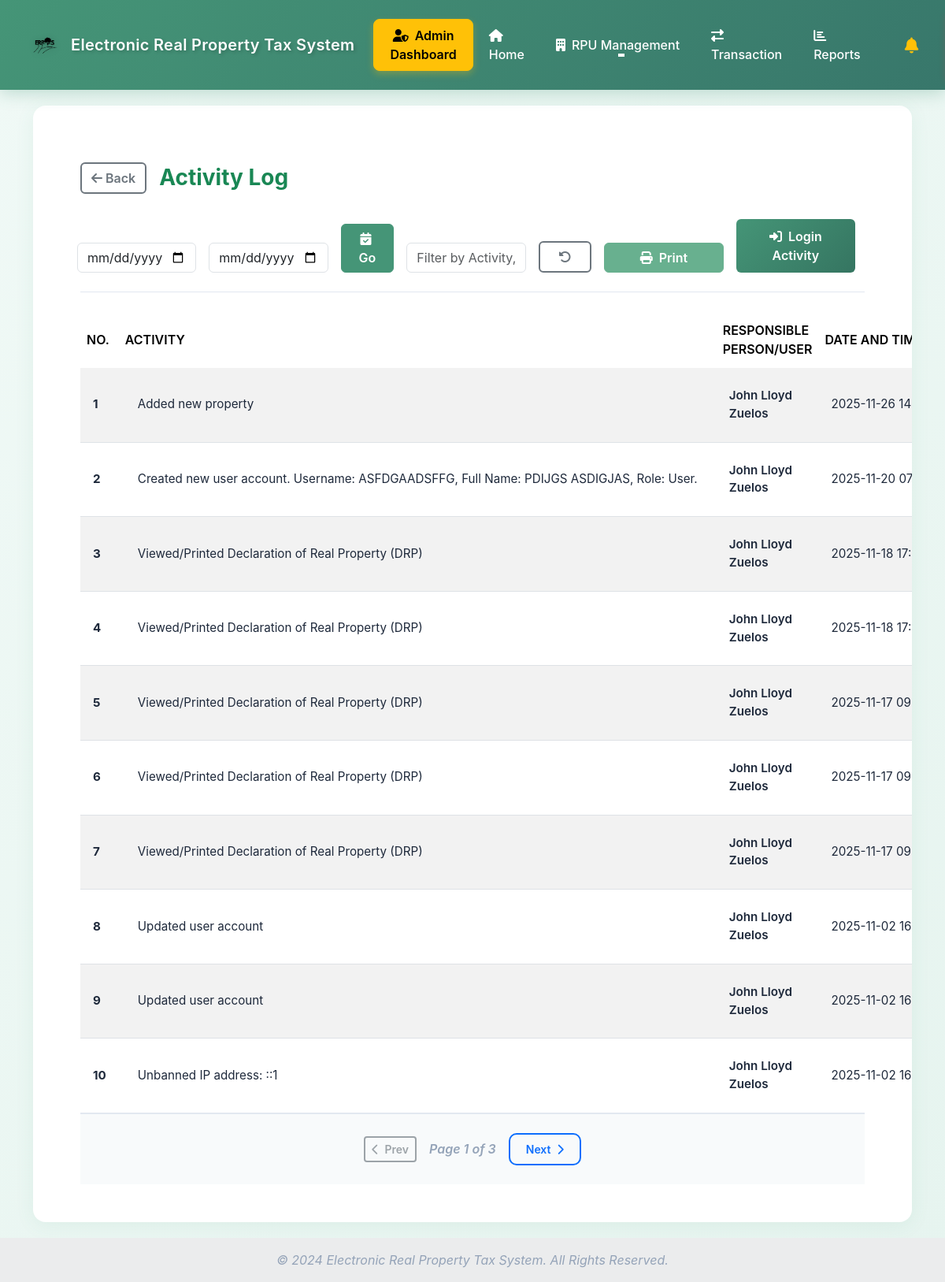
The app's page /ActivityLog.php (signed in) with its own data.
### tables this page shows
CREATE TABLE `activity_log` (
  `log_id` int(11) NOT NULL,
  `user_id` int(11) DEFAULT NULL,
  `action` mediumtext DEFAULT NULL,
  `log_time` timestamp NOT NULL DEFAULT current_timestamp()
);

### ActivityLog.php (the view, shortened to what this page needs)
<?php
  $conn = Database::getInstance();
  $start_date = $_GET['start_date'] ?? '';
  $end_date = $_GET['end_date'] ?? '';
  $limit = 10;
  $page = isset($_GET['page']) && is_numeric($_GET['page']) ? (int)$_GET['page'] : 1;
  $offset = ($page - 1) * $limit;
  $where = [];
  $params = [];
  $where[] = "(a.action NOT LIKE '%logged in%'
              AND a.action NOT LIKE '%Logged in%'
              AND a.action NOT LIKE '%login%'
              AND a.action NOT LIKE '%Login%'
              AND a.action NOT LIKE '%logged out%'
              AND a.action NOT LIKE '%Logged out%'
              AND a.action NOT LIKE '%logout%'
              AND a.action NOT LIKE '%Logout%'
              AND a.action NOT LIKE '%Failed%'
              AND a.action NOT LIKE '%lock%'
              AND a.action NOT LIKE '%Lock%')";
  $where_sql = $where ? "WHERE " . implode(" AND ", $where) : "";
  $stmt_count = $conn->prepare("SELECT COUNT(*) as total
                                FROM activity_log a
                                LEFT JOIN users u ON a.user_id = u.user_id
                                $where_sql");
  $stmt_count->execute();
  $total_rows = $stmt_count->get_result()->fetch_assoc()['total'];
  $total_pages = ceil($total_rows / $limit);
  $stmt = $conn->prepare("SELECT a.log_id, a.action, a.log_time,
                                CONCAT(COALESCE(u.first_name, 'Unknown'), ' ', COALESCE(u.last_name, 'User')) AS fullname,
                                u.email, u.user_type, u.contact_number
                        FROM activity_log a
                        LEFT JOIN users u ON a.user_id = u.user_id
                        $where_sql
                        ORDER BY a.log_time DESC
                        LIMIT ? OFFSET ?");
  $params_main = $params;
  $params_main[] = $limit;
  $params_main[] = $offset;
  $types_main = str_repeat("s", count($params)) . "ii";
  $stmt->bind_param($types_main, ...$params_main);
  $stmt->execute();
  $result = $stmt->get_result();
  ?>
 <!doctype html>
 <html lang="en">
 <head>
   <link href="https://cdn.jsdelivr.net/npm/bootstrap@5.3.2/dist/css/bootstrap.min.css" rel="stylesheet">
   <link href="https://cdn.jsdelivr.net/npm/bootstrap-icons@1.11.3/font/bootstrap-icons.css" rel="stylesheet">
   <link rel="stylesheet" href="https://cdnjs.cloudflare.com/ajax/libs/font-awesome/6.4.0/css/all.min.css">
   <link rel="stylesheet" href="main_layout.css">
   <link rel="stylesheet" href="header.css">
   <link rel="stylesheet" href="activitylog.css">
 </head>
 <body class="d-flex flex-column min-vh-100">
   <?php include 'header.php'; ?>
   <main class="container my-6">
     <section class="table-container p-5">
       <div class="container mt-4">
         <div class="row align-items-center">
           <div class="col-md-8 d-flex align-items-center">
             <a href="Home.php" class="btn btn-outline-secondary me-3">
               <i class="fas fa-arrow-left"></i> Back
             </a>
             <h3 class="mb-0 fw-bold text-success">Activity Log</h3>
           </div>
           <form method="get" class="row g-3 align-items-end">
             <div class="col-lg-2 col-md-4">
               <input type="date" name="start_date" class="form-control"
                 value="<?= htmlspecialchars($start_date) ?>" placeholder="Start Date">
             </div>
             <div class="col-lg-2 col-md-4">
               <input type="date" name="end_date" class="form-control"
                 value="<?= htmlspecialchars($end_date) ?>" placeholder="End Date">
             </div>
             <div class="col-lg-1 col-md-4">
               <button type="submit" class="btn btn-success w-100">
                 <i class="fas fa-calendar-check me-1"></i> Go
               </button>
             </div>
             <div class="col-lg-2 col-md-6">
               <input type="text" id="filter_value" class="form-control"
                 placeholder="Filter by Activity, User, or No.">
             </div>
             <div class="col-lg-1 col-md-3">
               <button type="button" id="resetFilterBtn" class="btn btn-outline-secondary w-100">
                 <i class="fas fa-rotate-left"></i>
               </button>
             </div>
             <div class="col-lg-2 col-md-3 ms-auto">
               <button type="button" id="printBtn" class="btn btn-success w-100" disabled>
                 <i class="fas fa-print me-1"></i> Print
               </button>
             </div>
             <div class="col-lg-2 col-md-12 ms-auto">
               <button type="button" id="toggleLogsBtn" class="btn btn-primary w-100">
                 <i class="fas fa-sign-in-alt me-1"></i> Login Activity
               </button>
             </div>
           </form>
         </div>
         <div class="filter-divider mb-4"></div>
         <div id="activitylogs">
           <table class="table table-striped table-hover align-middle text-start">
             <thead>
               <tr>
                 <th style="width: 8%">No.</th>
                 <th style="width: 42%">Activity</th>
                 <th style="width: 20%">Responsible Person/User</th>
                 <th style="width: 30%">Date and Time</th>
               </tr>
             </thead>
             <tbody>
               <?php
                if ($result->num_rows > 0) {
                  $no = $offset + 1;
                  while ($row = $result->fetch_assoc()) {
                    $activity_raw = $row['action'];
                    $fullname = htmlspecialchars($row['fullname']);
                    $log_time = htmlspecialchars($row['log_time']);
                    $lines = explode("\n", $activity_raw);
                    $first_line = htmlspecialchars(trim($lines[0]), ENT_QUOTES, 'UTF-8');
                    $full_activity = htmlspecialchars($activity_raw, ENT_QUOTES, 'UTF-8');
                    $email = htmlspecialchars($row['email'] ?? 'N/A');
                    $role = htmlspecialchars($row['user_type'] ?? 'N/A');
                    $contact_number = htmlspecialchars($row['contact_number'] ?? 'N/A');
                    echo "
                    <tr>
                      <td><strong>{$no}</strong></td>
                      <td>
                        <div id='activity{$no}'
                            class='activity-text text-truncate'
                            style='cursor: pointer;'>
                          {$first_line}
                        </div>
                      </td>
                      <td>
                        <div class='user-info-container'>
                          <div class='user-name-only user-name-clickable' data-id='{$no}' style='cursor: pointer;'>{$fullname}</div>
                          <div id='userdetails{$no}' class='user-details d-none'>
                            <small class='text-muted d-block'>
                              <i class='bi bi-person-badge'></i> {$role}
                            </small>
                            <small class='text-muted d-block'>
                              <i class='bi bi-envelope'></i> {$email}
                            </small>
                            <small class='text-muted d-block'>
                              <i class='bi bi-telephone'></i> {$contact_number}
                            </small>
                          </div>
                        </div>
                      </td>
                      <td style='white-space: nowrap;'>
                        <span>{$log_time}</span>
                        <i class='bi bi-caret-down-fill toggle-btn'
                          data-id='{$no}'
                          data-full-text='{$full_activity}'></i>
                      </td>
                    </tr>";
                    $no++;
                  }
                } else {
                  echo "<tr><td colspan='4' class='text-center text-muted py-4'>No activity logs found.</td></tr>";
                }
                ?>
             </tbody>
           </table>
           <div class="pagination-container">
             <nav aria-label="Page navigation">
               <div class="d-flex justify-content-center align-items-center gap-3">
                 <?php if ($page > 1): ?>
                   <a class="btn btn-outline-primary btn-sm"
                     href="?log_type=activity&page=<?= $page - 1 ?>&start_date=<?= $start_date ?>&end_date=<?= $end_date ?>">
                     <i class="fas fa-chevron-left me-1"></i> Prev
                   </a>
                 <?php else: ?>
                   <button class="btn btn-outline-secondary btn-sm" disabled>
                     <i class="fas fa-chevron-left me-1"></i> Prev
                   </button>
                 <?php endif; ?>
                 <span class="fw-semibold text-muted">Page <?= $page ?> of <?= max(1, $total_pages) ?></span>
                 <?php if ($page < $total_pages): ?>
                   <a class="btn btn-outline-primary btn-sm"
                     href="?log_type=activity&page=<?= $page + 1 ?>&start_date=<?= $start_date ?>&end_date=<?= $end_date ?>">
                     Next <i class="fas fa-chevron-right ms-1"></i>
                   </a>
                 <?php else: ?>
                   <button class="btn btn-outline-secondary btn-sm" disabled>
                     Next <i class="fas fa-chevron-right ms-1"></i>
                   </button>
                 <?php endif; ?>
               </div>
             </nav>
           </div>
         </div>
     </section>
   </main>
   <footer class="bg-body-tertiary text-center text-lg-start mt-auto">
     <div class="text-center p-3" style="background-color: rgba(0, 0, 0, 0.05);">
       <span class="text-muted">© 2024 Electronic Real Property Tax System. All Rights Reserved.</span>
     </div>
   </footer>
 </body>
 </html>

### main_layout.css (style rules this page uses)
section { margin-block: 20px 20px; }
html, body { height: 100%; margin: 0; }
body { display: flex; padding-top: 70px; flex-direction: column; }
main { flex: 1; }

### activitylog.css (style rules this page uses)
:root { --primary-color: #459577; --primary-dark: #357561; --primary-light: #5eb392; --bg-light: #f8fafb; --border-color: #e2e8f0; }
body { background: linear-gradient(135deg, #f0f9f6 0%, #e6f4ef 100%); min-height: 100vh; font-family: 'Inter', 'Segoe UI', sans-serif; }
.filter-divider { height: 1px; background: var(--border-color); margin: 1.5rem 0; }
.btn-success { background: var(--primary-color); border-color: var(--primary-color); font-weight: 600; }
.btn-outline-secondary { font-weight: 600; border-width: 2px; }
.btn-primary { background: linear-gradient(135deg, var(--primary-color) 0%, var(--primary-dark) 100%); border: none; font-weight: 600; padding: 0.625rem 1.5rem; }
.table-container { background: white; border-radius: 16px; box-shadow: 0 4px 25px rgba(69, 149, 119, 0.08); overflow: hidden; }
.table { margin-bottom: 0; }
.table thead { background: #198754; color: #fff; }
.table thead th { font-weight: 600; text-transform: uppercase; border-bottom: none !important; padding-top: 0.75rem; padding-bottom: 0.75rem; vertical-align: middle; text-align: left; }
.table tbody tr:nth-child(even) { background-color: #f9f9f9; }
.table tbody tr { transition: all 0.3s ease; }
.table tbody tr:nth-of-type(odd) { background-color: rgba(69, 149, 119, 0.03); }
.table tbody td { padding: 1.25rem 1rem; vertical-align: middle; color: #1e293b; font-size: 0.95rem; }
.table tbody tr:last-child td { border-bottom: none; }
.activity-text { cursor: pointer; transition: all 0.3s ease; padding: 0.5rem; border-radius: 8px; }
.pagination-container { padding: 1.5rem; background: #f8fafb; border-top: 2px solid var(--border-color); }
.btn-outline-primary { border-width: 2px; font-weight: 600; border-radius: 10px; padding: 0.5rem 1.25rem; }
.text-muted { color: #94a3b8 !important; font-style: italic; }
.user-info-container { padding: 4px 0; }
.user-name-only { color: #1e293b; font-size: 0.95rem; font-weight: 600; }
.user-name-clickable { cursor: pointer; transition: color 0.2s ease; }

### records on screen
activity_log: action "Added new property", fullname "John Lloyd Zuelos", log_time "2025-11-26…"
activity_log: action "Created new user account. Username: ASFDGAADSFFG, Full Name: PDIJGS ASDIGJAS, Role: User.", fullname "John Lloyd Zuelos", log_time "2025-11-20…"
activity_log: action "Viewed/Printed Declaration of Real Property (DRP)", fullname "John Lloyd Zuelos", log_time "2025-11-18…"
activity_log: action "Viewed/Printed Declaration of Real Property (DRP)", fullname "John Lloyd Zuelos", log_time "2025-11-18…"
activity_log: action "Viewed/Printed Declaration of Real Property (DRP)", fullname "John Lloyd Zuelos", log_time "2025-11-17…"
activity_log: action "Viewed/Printed Declaration of Real Property (DRP)", fullname "John Lloyd Zuelos", log_time "2025-11-17…"
activity_log: action "Viewed/Printed Declaration of Real Property (DRP)", fullname "John Lloyd Zuelos", log_time "2025-11-17…"
activity_log: action "Updated user account", fullname "John Lloyd Zuelos", log_time "2025-11-02…"
activity_log: action "Updated user account", fullname "John Lloyd Zuelos", log_time "2025-11-02…"
activity_log: action "Unbanned IP address: ::1", fullname "John Lloyd Zuelos", log_time "2025-11-02…"

### other values on screen
$page "1"
max(1, $total_pages) "3"
